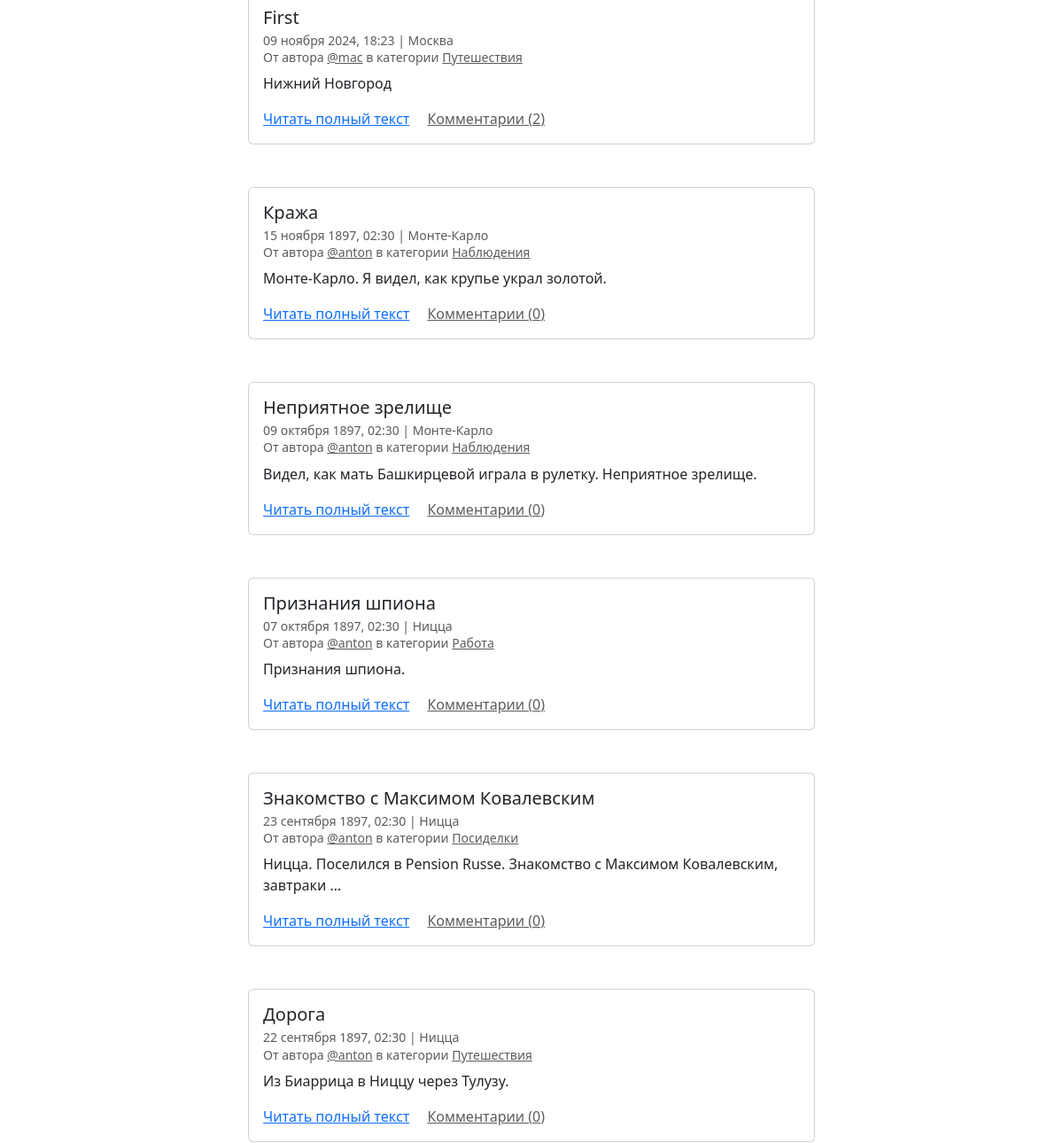
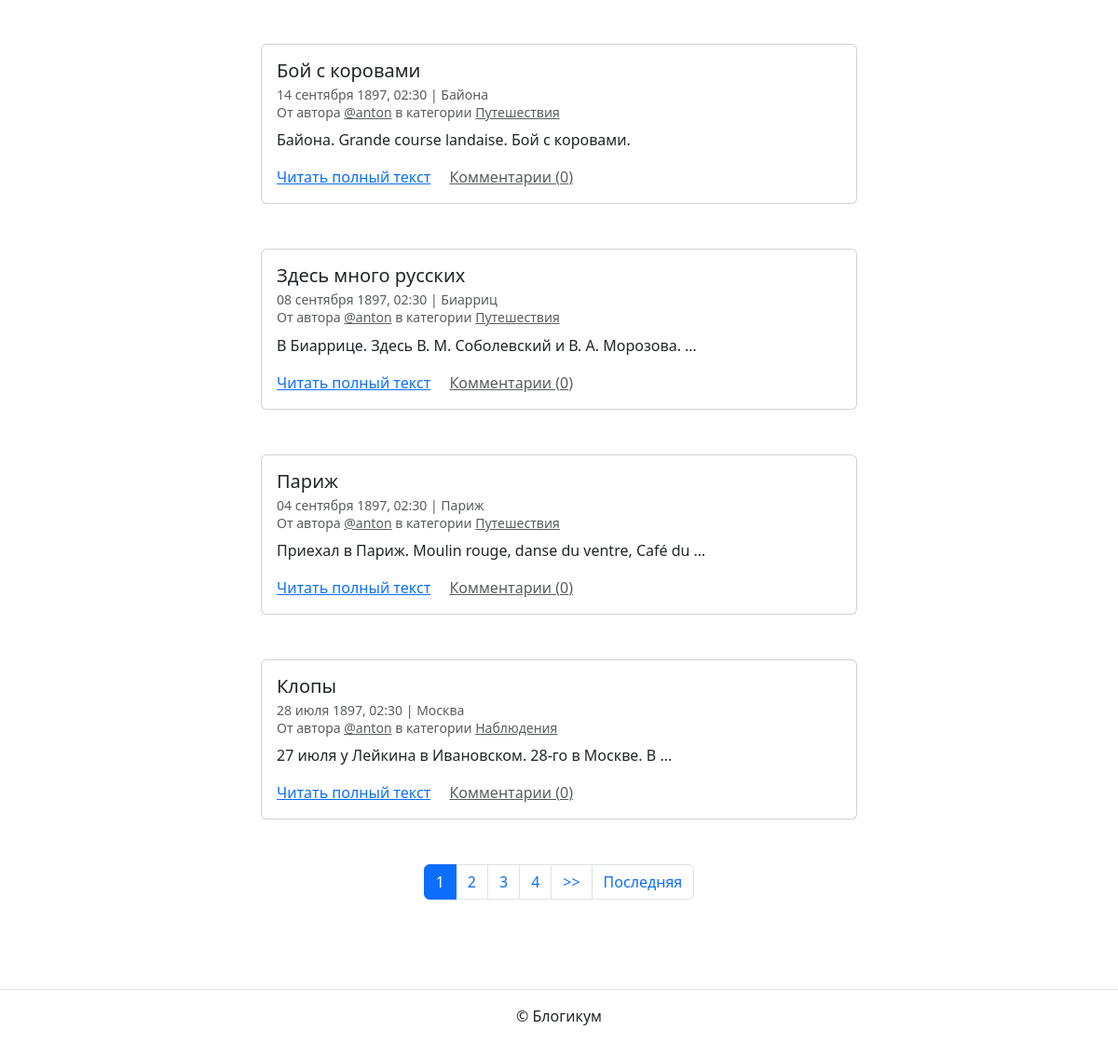
Before: / (lower part) with the older database file (2 pictures, top to bottom).
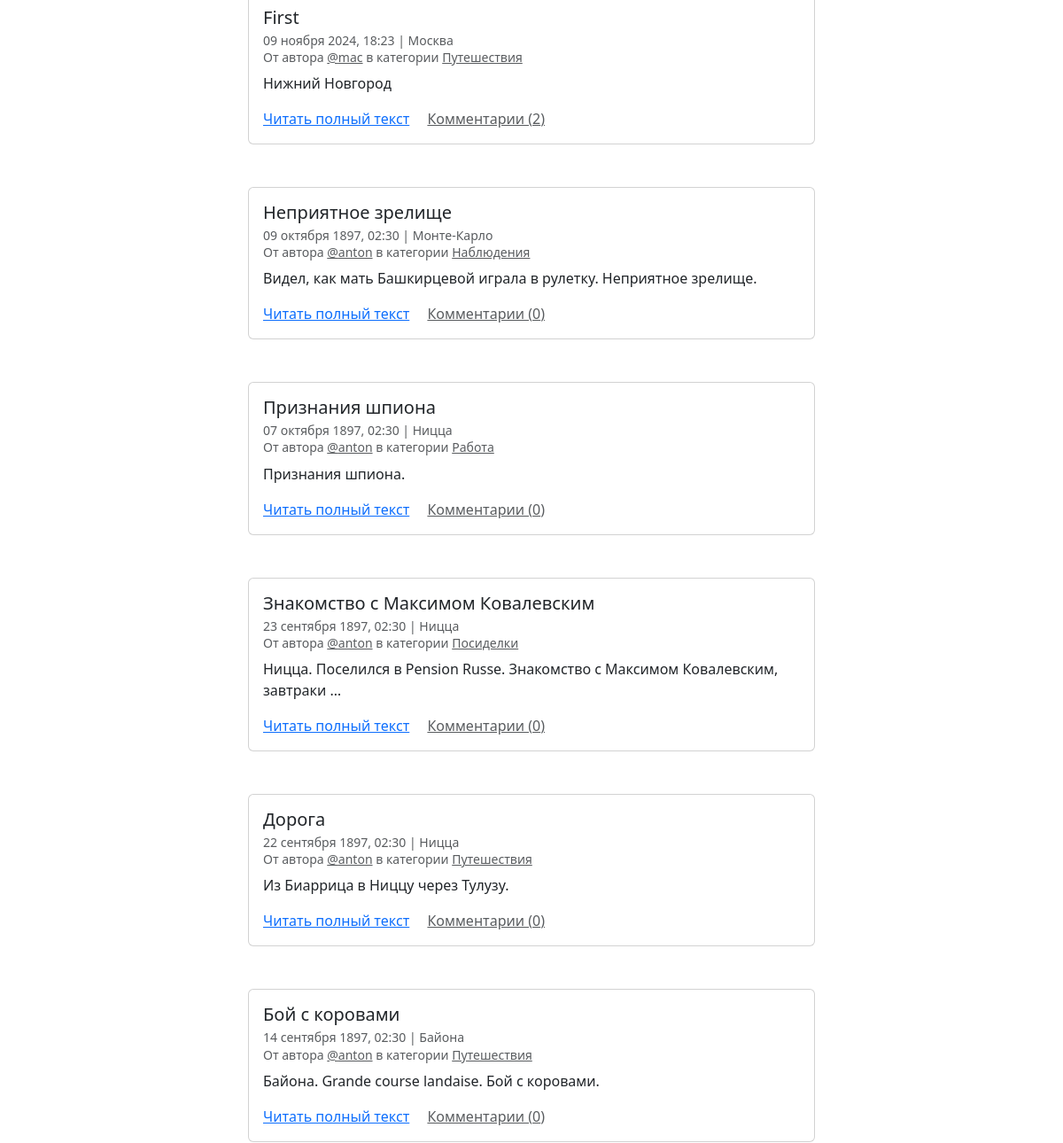
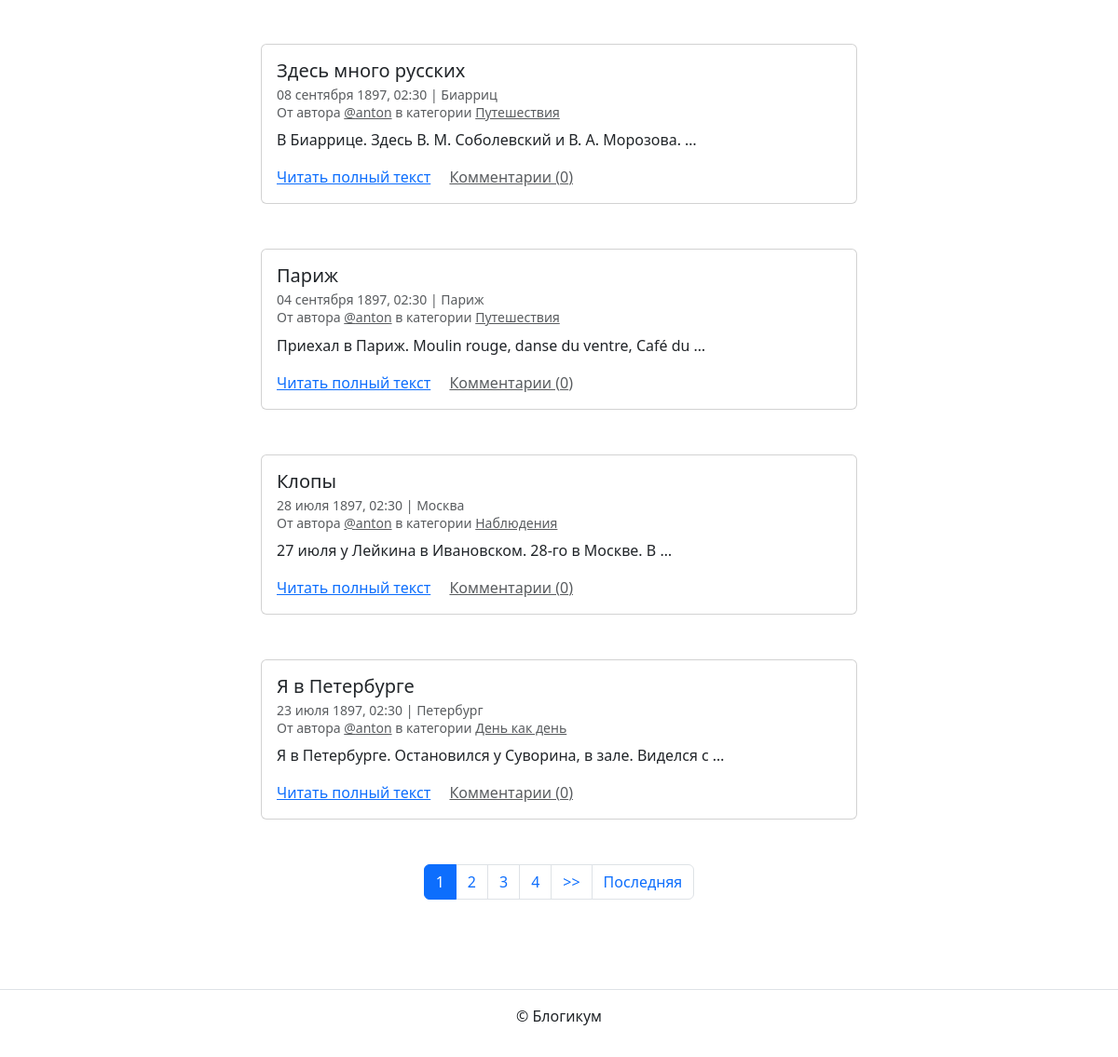
After: the same page with the newer database file (2 pictures, top to bottom).
### blog/models.py (models this page shows, shortened)
class PublishedModel(models.Model):
    is_published = models.BooleanField(
        default=True,
        verbose_name='Опубликовано',
        help_text='Снимите галочку, чтобы скрыть публикацию.'
    )
    created_at = models.DateTimeField(
        auto_now_add=True,
        verbose_name='Добавлено'
    )
    class Meta:
        abstract = True

class Post(PublishedModel):
    title = models.CharField(
        max_length=256,
        verbose_name='Заголовок'
    )
    text = models.TextField(verbose_name='Текст')
    image = models.ImageField(
        verbose_name='Изображение',
        upload_to='images',
        null=True,
        blank=True
    )
    pub_date = models.DateTimeField(
        verbose_name='Дата и время публикации',
        help_text='Если установить дату и время в будущем — '
                  'можно делать отложенные публикации.'
    )
    author = models.ForeignKey(
        User,
        on_delete=models.CASCADE,
        verbose_name='Автор публикации',
        related_name='posts'
    )
    location = models.ForeignKey(
        Location,
        on_delete=models.SET_NULL,
        verbose_name='Местоположение',
        related_name='posts',
        null=True,
        blank=True
    )
    category = models.ForeignKey(
        Category,
        on_delete=models.SET_NULL,
        null=True,
        verbose_name='Категория',
        related_name='posts'
    )
    class Meta:
        verbose_name = 'публикация'
        verbose_name_plural = 'Публикации'

class Location(PublishedModel):
    name = models.CharField(
        max_length=256,
        verbose_name='Название места'
    )
    class Meta:
        verbose_name = 'местоположение'
        verbose_name_plural = 'Местоположения'

class Category(PublishedModel):
    title = models.CharField(
        max_length=256,
        verbose_name='Заголовок'
    )
    description = models.TextField(verbose_name='Описание')
    slug = models.SlugField(
        max_length=64,
        unique=True,
        verbose_name='Идентификатор',
        help_text=(
            'Идентификатор страницы для URL; '
            'разрешены символы латиницы, цифры, дефис и подчёркивание.'
        )
    )
    class Meta:
        verbose_name = 'категория'
        verbose_name_plural = 'Категории'

### blog/views.py (the view)
# urls.py: path('', views.index, name='index'),
def index(request):
    post_list = get_posts()
    page_obj = get_paginator(request, post_list)
    return render(request, 'blog/index.html', {'page_obj': page_obj})

### blog/service.py (called while the page is built)
def get_posts(post_objects=Post.objects.select_related(
        'author', 'category', 'location'), include_hidden=False):
    if include_hidden:
        return post_objects.annotate(comment_count=Count('comments')
                                     ).order_by('-pub_date')
    else:
        return post_objects.filter(
            pub_date__lte=timezone.now(),
            is_published=True,
            category__is_published=True
        ).annotate(comment_count=Count('comments')
                   ).order_by('-pub_date')

def get_paginator(request, items, num=POSTS_BY_PAGE):
    return Paginator(items, num).get_page(request.GET.get('page'))

### templates/blog/index.html (shortened to what this page needs)
{% extends "base.html" %}
{% block content %}
  {% for post in page_obj %}
    <article class="mb-5">
      {% include "includes/post_card.html" %}
    </article>
  {% endfor %}
  {% include "includes/paginator.html" %}
{% endblock %}

### templates/includes/post_card.html (shortened to what this page needs)
<div class="col d-flex justify-content-center">
  <div class="card" style="width: 40rem;">
    <div class="card-body">
      <h5 class="card-title">{{ post.title }}</h5>
      <h6 class="card-subtitle mb-2 text-muted">
        <small>
          {{ post.pub_date|date:"d E Y, H:i" }} | {% if post.location and post.location.is_published %}{{ post.location.name }}{% else %}Планета Земля{% endif %}<br>
          От автора <a class="text-muted" href="{% url 'blog:profile' post.author.username %}">@{{ post.author.username }}</a> в
          категории {% include "includes/category_link.html" %}
        </small>
      </h6>
      <p class="card-text">{{ post.text|truncatewords:10 }}</p>
      <a href="{% url 'blog:post_detail' post.id %}" class="card-link">Читать полный текст</a>
      <a href="{% url 'blog:post_detail' post.id %}" class="card-link text-muted">Комментарии ({{ post.comment_count }})</a>
    </div>
  </div>
</div>

### templates/includes/category_link.html
<a class="text-muted" href="{% url 'blog:category_posts' post.category.slug %}">
  {{ post.category.title }}
</a>

Changed rows visible on the page:
no longer on this page (row edited): Post: title "Кража", pub_date "15 ноября 1897, 02:30", location.name "Монте-Карло", author.username "anton", category "Наблюдения", text "Монте-Карло. Я видел, как крупье украл золотой.", comment_count "0"
now on this page (row unchanged): Post: title "Я в Петербурге", pub_date "23 июля 1897, 02:30", location.name "Петербург", author.username "anton", category "День как день", text "Я в Петербурге. Остановился у Суворина, в зале. Виделся с …", comment_count "0"
